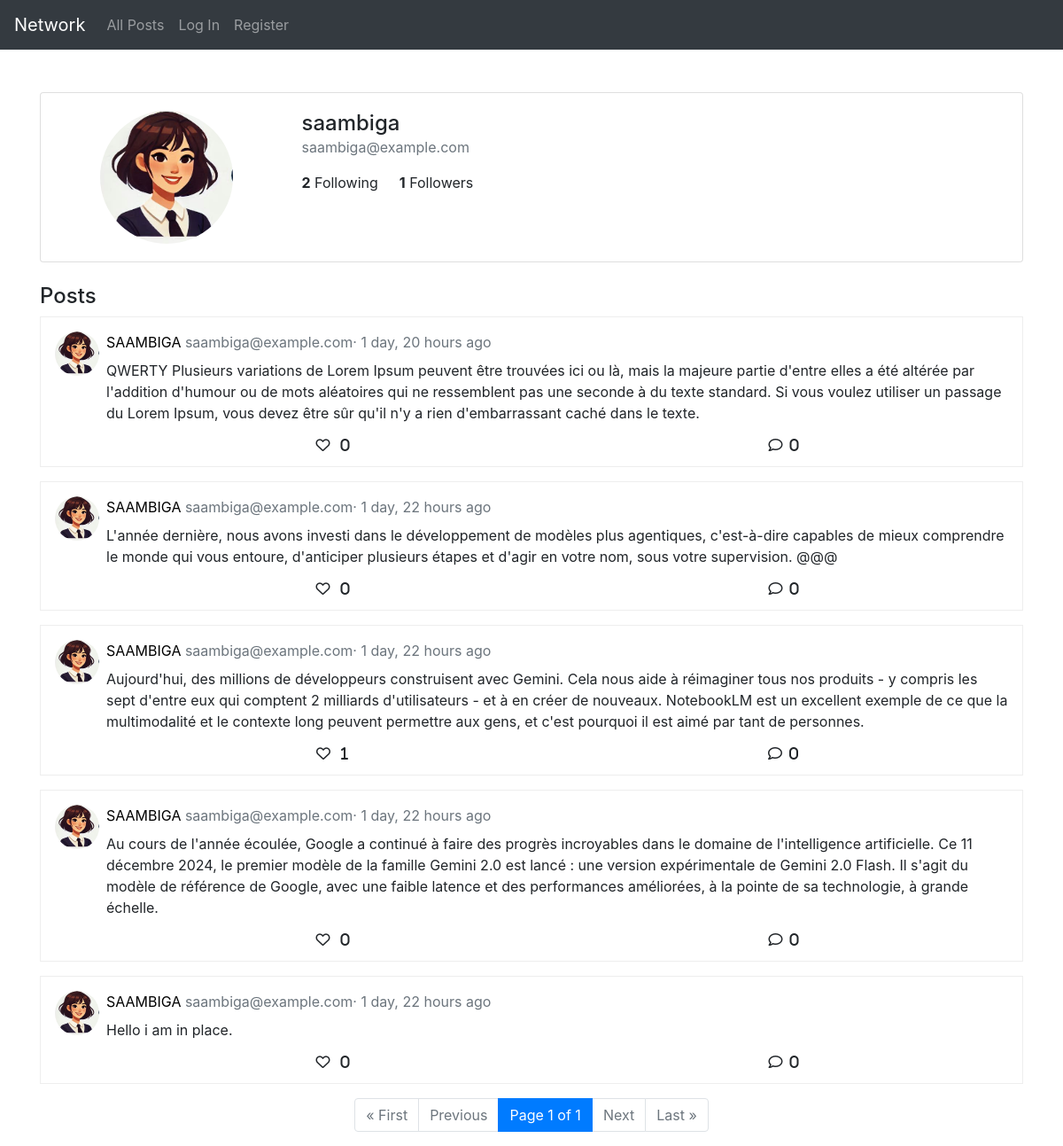
Screenshot of /profile/saambiga with the database file from the repository.
### network/models.py (models this page shows, shortened)
class User(AbstractUser):
    bio = models.TextField(blank=True)
    user_img = models.ImageField(upload_to='user_images/', default="user_images/blank_user_img.png")

class Post(models.Model):
    user = models.ForeignKey(User, on_delete=models.CASCADE)
    content = models.TextField()
    created_at = models.DateTimeField(auto_now_add=True)

### network/views.py (the view)
# urls.py: path("profile/<str:username>", views.profile, name="profile"),
def profile(request, username):
    profile_user = User.objects.get(username=username)
    posts_list = Post.objects.filter(user=profile_user).order_by('-created_at')
    if request.user.is_authenticated:
        for post in posts_list:
            post.user_liked = post.likes.filter(user=request.user).exists()
    paginator = Paginator(posts_list, 10)
    page_number = request.GET.get('page')
    posts = paginator.get_page(page_number)
    is_following = profile_user.is_followed_by(request.user) if request.user.is_authenticated else False
    return render(request, "network/profile.html", context={
        'profile_user': profile_user,
        'posts': posts,
        'is_following': is_following
    })

### network/templates/network/profile.html (shortened to what this page needs)
{% extends "network/layout.html" %}
{% block body %}
<div class="row mt-4">
    <div class="col-12">
        <div class="card">
            <div class="card-body">
                <div class="row">
                    <div class="col-md-3 text-center">
                        <img src="{{  profile_user.user_img.url }}" class="rounded-circle profile-img-lg" alt="Profile Picture">
                    </div>
                    <div class="col-md-9">
                        <h4 class="mb-0">{{profile_user.username}}</h4>
                        <p class="text-muted">{{profile_user.email}}</p>
                        <div class="d-flex mb-2">
                            <div class="mr-4">
                                <strong class="followings">{{ profile_user.following.count }}</strong> Following
                            </div>
                            <div>
                                <strong class="followers">{{ profile_user.followers.count }}</strong> Followers
                            </div>
                        </div>
                    </div>
                </div>
            </div>
        </div>
    </div>
</div>
<div class="row">
    <div class="col-12">
        <h4 class="mt-4">Posts</h4>
    {% include "network/posts.html" %}
    </div>
</div>
{% endblock %}

### network/templates/network/posts.html (shortened to what this page needs)
{% load static %}
{% block posts%}
    <div class="posts">
        {% for post in posts%}
        <div
            class="post-box"
            data-post-id="{{ post.id }}"
        >
            <div class="d-flex">
                <img src="{{ post.user.user_img.url }}" class="profile-img me-2 mr-2" alt="Profile">
                <div class="d-flex flex-column flex-grow-1">
                    <div class="mb-0 pb-2">
                        <a href="{% url 'profile' post.user.username %}">{{post.user.username|upper}} </a>
                        <span class="text-muted">
                            {{post.user.email}}·
                            {{post.created_at|timesince }} ago
                        </span>
                    </div>
                    <p
                        id="post-content-{{ post.id }}"
                        data-post-id="{{ post.id }}"
                        >
                        {{post.content}}
                    </p>
                    <div class="d-flex justify-content-around w-100">
                        <i
                            data-post-id="{{ post.id }}"
                            {% if post.user_liked %}
                                data-post-liked=True
                                class="like fas fa-heart"
                            {% else %}
                                class="like far fa-heart"
                                data-post-liked=False
                            {% endif %}
                        >
                            <span class="pl-2 likes-count">{{ post.likes.count }}</span>
                    </i>
                        <i class="comment far fa-comment"><span class="pl-2">0</span></i>
                    </div>
                </div>
            </div>
        </div>
        {% endfor %}
        <nav aria-label="Page navigation example" class="d-flex justify-content-center">
            <ul class="pagination">
                {% if posts.has_previous %}
                    <li class="page-item"><a class="page-link" href="?page=1">&laquo; First</a></li>
                    <li class="page-item"><a class="page-link" href="?page={{ posts.previous_page_number }}">Previous</a></li>
                {% else %}
                    <li class="page-item disabled"><span class="page-link">&laquo; First</span></li>
                    <li class="page-item disabled"><span class="page-link">Previous</span></li>
                {% endif %}
                <li class="page-item active"><span class="page-link">Page {{ posts.number }} of {{ posts.paginator.num_pages }}</span></li>
                {% if posts.has_next %}
                    <li class="page-item"><a class="page-link" href="?page={{ posts.next_page_number }}">Next</a></li>
                    <li class="page-item"><a class="page-link" href="?page={{ posts.paginator.num_pages }}">Last &raquo;</a></li>
                {% else %}
                    <li class="page-item disabled"><span class="page-link">Next</span></li>
                    <li class="page-item disabled"><span class="page-link">Last &raquo;</span></li>
                {% endif %}
            </ul>
        </nav>
    </div>
{% endblock %}

### network/static/network/styles.css (style rules this page uses)
.post-box { border: 1px solid #eee; padding: 1rem; margin-bottom: 1rem; }
.post-box a { text-decoration: none; color: black; }
.post-box i { cursor: pointer; }
.post-box i { transition: transform 0.2s ease-in-out; }
.profile-img { width: 50px; height: 50px; border-radius: 50%; }
.profile-img-lg { width: 150px; height: 150px; border-radius: 50%; }

### rows the page displays
User: user_img (placeholder picture), username "saambiga", email "saambiga@example.com", following.count "2", followers.count "1"
Post: user.user_img (placeholder picture), user.username "SAAMBIGA", user.email "saambiga@example.com", created_at "1 day, 20 hours", content "QWERTY Plusieurs variations de Lorem Ipsum peuvent être trouvées ici ou là, mais la majeure partie d'entre elles a été altérée par l'addition d'humour ou de mots aléatoires qui ne ressemblent pas une seconde à du texte standard. Si vous voulez utiliser un passage du Lorem Ipsum, vous devez être sûr qu'il n'y a rien d'embarrassant caché dans le texte.", likes.count "0"
Post: user.user_img (placeholder picture), user.username "SAAMBIGA", user.email "saambiga@example.com", created_at "1 day, 22 hours", content "L'année dernière, nous avons investi dans le développement de modèles plus agentiques, c'est-à-dire capables de mieux comprendre le monde qui vous entoure, d'anticiper plusieurs étapes et d'agir en votre nom, sous votre supervision. @@@", likes.count "0"
Post: user.user_img (placeholder picture), user.username "SAAMBIGA", user.email "saambiga@example.com", created_at "1 day, 22 hours", content "Aujourd'hui, des millions de développeurs construisent avec Gemini. Cela nous aide à réimaginer tous nos produits - y compris les sept d'entre eux qui comptent 2 milliards d'utilisateurs - et à en créer de nouveaux. NotebookLM est un excellent exemple de ce que la multimodalité et le contexte long peuvent permettre aux gens, et c'est pourquoi il est aimé par tant de personnes.", likes.count "1"
Post: user.user_img (placeholder picture), user.username "SAAMBIGA", user.email "saambiga@example.com", created_at "1 day, 22 hours", content "Au cours de l'année écoulée, Google a continué à faire des progrès incroyables dans le domaine de l'intelligence artificielle. Ce 11 décembre 2024, le premier modèle de la famille Gemini 2.0 est lancé : une version expérimentale de Gemini 2.0 Flash. Il s'agit du modèle de référence de Google, avec une faible latence et des performances améliorées, à la pointe de sa technologie, à grande échelle.", likes.count "0"
Post: user.user_img (placeholder picture), user.username "SAAMBIGA", user.email "saambiga@example.com", created_at "1 day, 22 hours", content "Hello i am in place.", likes.count "0"

### other values shown
{{ posts.number }} "1"
{{ posts.paginator.num_pages }} "1"
